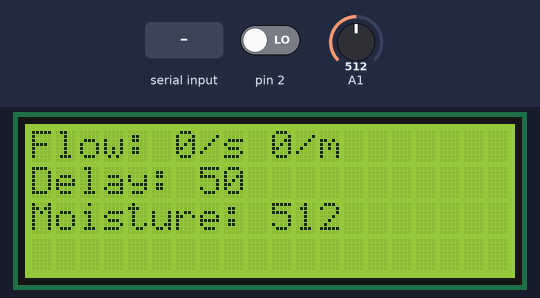
A sketch run on a simulated Arduino Uno, built with avr-gcc and run on an emulated ATmega328P. Shown: 20×4 character LCD. Inputs (shaded band) come from the test bench; at power-on: A1 = 512, pin 2 LOW.

Above: at 1.6 s.
1.7 s: A1 set to 716
At 2.6 s:
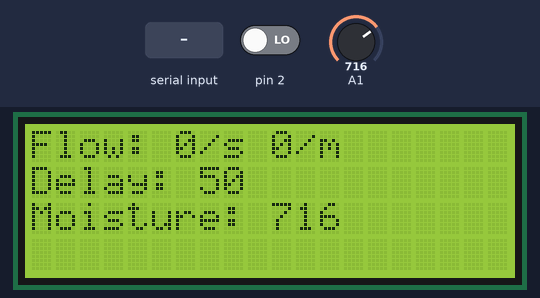
3.5 s: pin 2 driven HIGH
At 5.4 s:
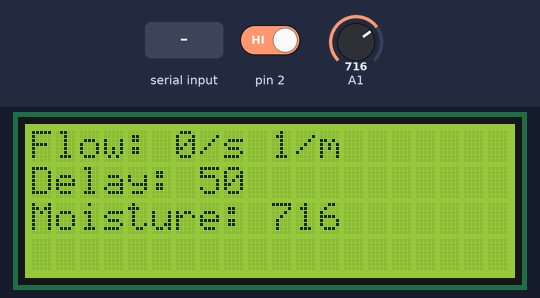
6.5 s: byte 30 received over Serial
8.5 s: byte 90 received over Serial
10.5 s: A1 set to 900
At 12.2 s:
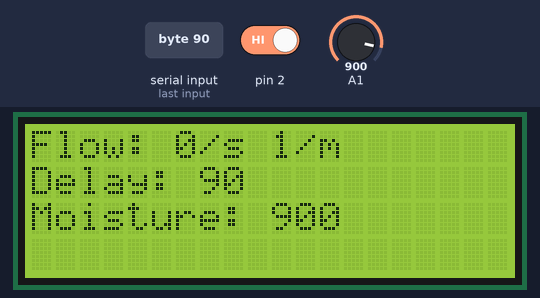
12.5 s: pin 2 driven LOW
At 13.7 s:
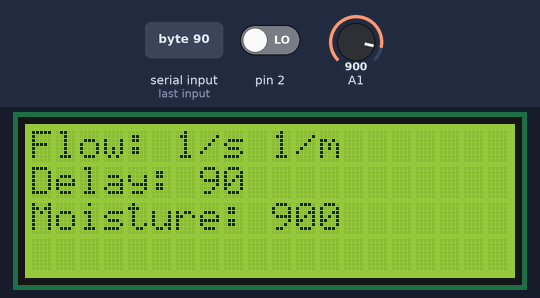
Timing chart, 0 to 15.5 s (numbered marks = the images above; inputs shaded):
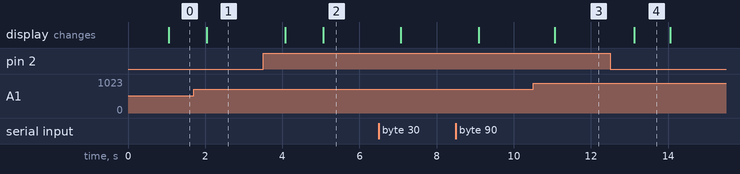

Measured:
- after the input at 1.7 s, the display: changes after 0.34 s (image 1)
- after the input at 3.5 s, the display: first changes after 0.57 s (image 2 shows a later state)
- after the input at 10.5 s, the display: changes after 0.56 s (image 3)
- after the input at 12.5 s, the display: changes after 0.62 s (image 4)
- what the display in image 4 shows lasts 1.0 s, from 13.1 s to 14.1 s

The sketch:

licznik.ino
```cpp
#include <Wire.h>   // standardowa biblioteka Arduino
#include <LiquidCrystal_I2C.h> // dolaczenie pobranej biblioteki I2C dla LCD

LiquidCrystal_I2C lcd(0x27, 2, 1, 0, 4, 5, 6, 7, 3, POSITIVE);  // Ustawienie adresu ukladu na 0x27
int period = 1000;
unsigned long time_now = 0;
int previousOutput;
int flow;

int minute_data[60] = { };
int avalible_array = 0;

int time_delay;

//Narazie takie parametry bo nwm jakie na pompie będą dane

void setup() {
  lcd.begin(20,4);   // Inicjalizacja LCD 2x16
  lcd.backlight(); // zalaczenie podwietlenia
  lcd.setCursor(0,0); // Ustawienie kursora w pozycji 0,0 (pierwszy wiersz, pierwsza kolumna)
  previousOutput = 0;
  flow = 0;
  time_delay = 50;
  Serial.begin(9600);
  pinMode(2, INPUT);
  for(int i = 100; i < 0; i--)
  {
    delay(100);
    lcd.clear();
    lcd.setCursor(0,0);
    lcd.print(i);
  }
}

void loop() {
  //Ustawianie delayu
   while(Serial.available()) {
      time_delay = Serial.read();
   }
  //Co sekundę
  if(millis() >= time_now + period)
  {
      int sum = 0;
      for(int &data : minute_data)
      {
        sum += data;
      }
      if(avalible_array == 60)
        avalible_array = 0;
      minute_data[avalible_array] = flow;
      avalible_array++;
      time_now += period;

      lcd.clear();
      lcd.setCursor(0,0);
      lcd.print("Flow: ");
      lcd.print(flow);
      lcd.print("/s ");
      lcd.print(sum);
      lcd.print("/m");
      lcd.setCursor(0,1);
      lcd.print("Delay: ");
      lcd.print(time_delay);
      lcd.setCursor(0,2);
      lcd.print("Moisture: ");
      lcd.print(analogRead(A1));
      flow = 0;
  }

  //Obliczanie ticków
  int output = digitalRead(2);
  if(output != previousOutput)
  {
    previousOutput = output;
    flow++;
  }
  delay(time_delay);
}
```
